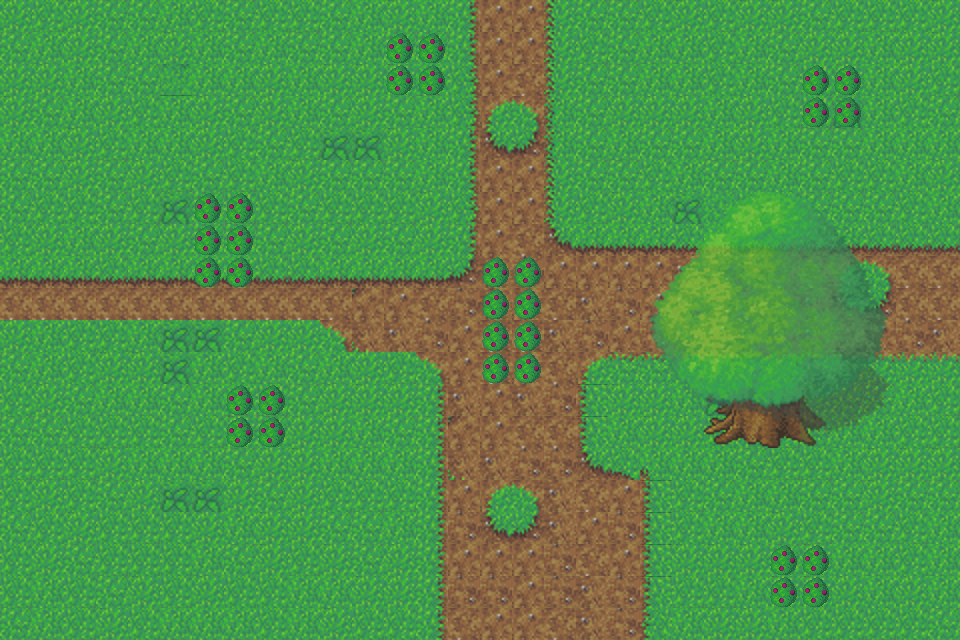

Below is a game level as drawn by its tile map, then a one-line description and the .tmx that defines it (tile-layer data replaced by summaries):
An orthogonal 30x20 tile map with 32x32 px tiles, 4 tile layers (Background, Trunk, FireBugsKillngPoints, Top), 3 tilesets and 39 objects (player).

<map version="1.0" orientation="orthogonal" width="30" height="20" tilewidth="32" tileheight="32">
 <tileset firstgid="1" name="grass-tiles-2-small" tilewidth="32" tileheight="32">
  <image source="grass-tiles-2-small.png" width="384" height="192" />
 </tileset>
 <tileset firstgid="73" name="tree2-final" tilewidth="32" tileheight="32">
  <image source="tree2-final.png" trans="fff5f8" width="256" height="256" />
 </tileset>
 <tileset firstgid="137" name="qubodup-bush_berries_0" tilewidth="32" tileheight="32">
  <image source="qubodup-bush_berries_0.png" trans="fff5f8" width="32" height="32" />
 </tileset>
 <layer name="Background" width="30" height="20">
  <data>[600 cells, 600 non-empty, 34 distinct tile ids]</data>
 </layer>
 <layer name="Trunk" width="30" height="20" opacity="0.63">
  <data>[600 cells, 6 non-empty, 6 distinct tile ids]</data>
 </layer>
 <layer name="FireBugsKillngPoints" width="30" height="20">
  <data>[600 cells, 30 non-empty, 1 distinct tile ids]</data>
 </layer>
 <objectgroup name="KillingPoints" width="30" height="20">
  <object x="192" y="192" width="64" height="96" />
  <object x="384" y="32" width="64" height="64" />
  <object x="800" y="64" width="64" height="64" />
  <object x="480" y="256" width="64" height="128" />
  <object x="224" y="384" width="64" height="64" />
  <object x="768" y="544" width="64" height="64" />
 </objectgroup>
 <objectgroup name="CollisionAreas" width="30" height="20">
  <object x="704" y="384" width="128" height="64" />
  <object x="487" y="106" width="50" height="43" />
  <object x="486" y="493" width="53" height="39" />
 </objectgroup>
 <objectgroup name="Bugs" width="30" height="20">
  <object x="109" y="195" />
  <object x="152" y="125" />
  <object x="169" y="443" />
  <object x="381" y="239" />
  <object x="732" y="55" />
  <object x="950" y="143" />
  <object x="453" y="356" />
  <object x="885" y="588" />
  <object x="335" y="586" />
  <object x="353" y="387" />
  <object x="555" y="317" />
  <object x="341" y="86" />
  <object x="168" y="337" />
  <object x="69" y="593" />
  <object x="184" y="570" />
  <object x="670" y="557" />
  <object x="801" y="275" />
  <object x="668" y="289" />
  <object x="612" y="72" />
  <object x="188" y="35" />
  <object x="276" y="503" />
  <object x="547" y="632" />
 </objectgroup>
 <objectgroup name="FireBugs" width="30" height="20">
  <object x="48" y="65">
   <ellipse />
  </object>
  <object x="61" y="362">
   <ellipse />
  </object>
  <object x="640" y="133">
   <ellipse />
  </object>
  <object x="725" y="522">
   <ellipse />
  </object>
  <object x="805" y="141">
   <ellipse />
  </object>
  <object x="524" y="441">
   <ellipse />
  </object>
  <object x="409" y="499">
   <ellipse />
  </object>
 </objectgroup>
 <objectgroup name="Player" width="30" height="20">
  <object name="player" x="64" y="512">
   <ellipse />
  </object>
 </objectgroup>
 <layer name="Top" width="30" height="20" opacity="0.76">
  <data>[600 cells, 64 non-empty, 64 distinct tile ids]</data>
 </layer>
</map>
